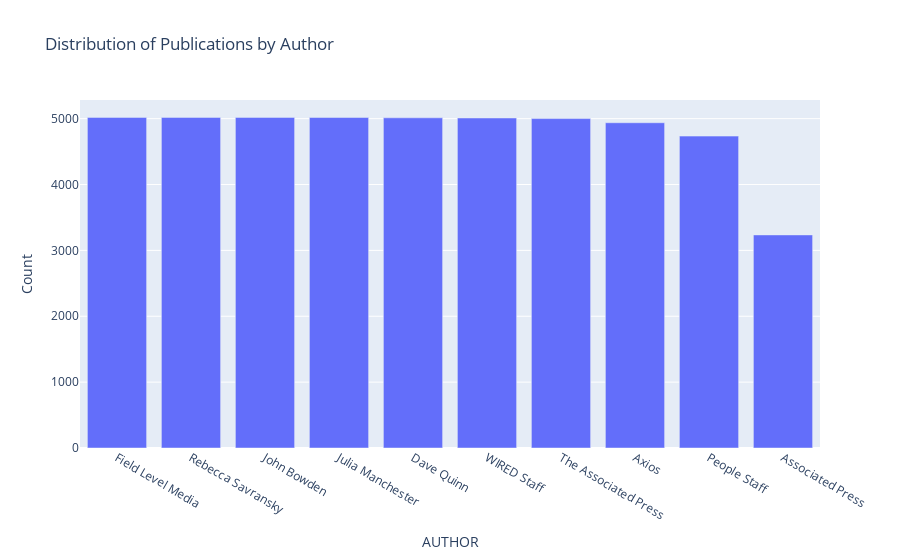

The notebook cell this image was saved under:
### Markdown cell above
Distribution of Publications by Author

### Code cell
missing_values = data.isnull().sum()
author_distribution = data['AUTHOR'].value_counts()

author_distribution
fig = px.bar(author_distribution, 
             x=author_distribution.index, 
             y=author_distribution.values, 
             labels={'x':'Author', 'y':'Count'},
             title='Distribution of Publications by Author')

fig.show()

### Figure 1 — Plotly figure (JSON) as saved in the notebook; plotly's stock layout.template omitted (floating-point values rounded to 4 significant figures)
{"data": [{"alignmentgroup": "True", "hovertemplate": "AUTHOR=%{x}<br>Count=%{y}<extra></extra>", "legendgroup": "", "marker": {"color": "#636efa", "pattern": {"shape": ""}}, "name": "", "offsetgroup": "", "orientation": "v", "showlegend": false, "textposition": "auto", "type": "bar", "x": ["Field Level Media", "Rebecca Savransky", "John Bowden", "Julia Manchester", "Dave Quinn", "WIRED Staff", "The Associated Press", "Axios", "People Staff", "Associated Press"], "xaxis": "x", "y": [5019, 5019, 5019, 5017, 5013, 5010, 5001, 4938, 4735, 3235], "yaxis": "y"}], "layout": {"barmode": "relative", "legend": {"tracegroupgap": 0}, "title": {"text": "Distribution of Publications by Author"}, "xaxis": {"anchor": "y", "domain": [0, 1], "title": {"text": "AUTHOR"}}, "yaxis": {"anchor": "x", "domain": [0, 1], "title": {"text": "Count"}}}}
